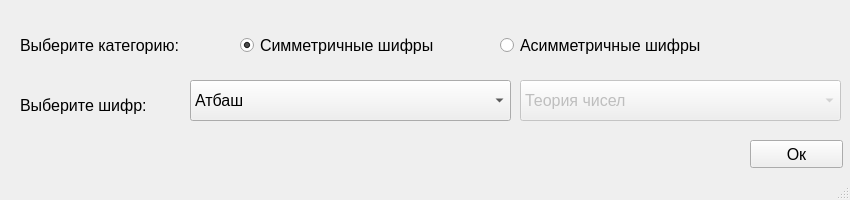
<?xml version="1.0" encoding="UTF-8"?>
<ui version="4.0">
 <class>MainWindow</class>
 <widget class="QMainWindow" name="MainWindow">
  <property name="geometry">
   <rect>
    <x>0</x>
    <y>0</y>
    <width>850</width>
    <height>200</height>
   </rect>
  </property>
  <property name="minimumSize">
   <size>
    <width>850</width>
    <height>200</height>
   </size>
  </property>
  <property name="maximumSize">
   <size>
    <width>850</width>
    <height>200</height>
   </size>
  </property>
  <property name="windowTitle">
   <string>Криптография</string>
  </property>
  <property name="autoFillBackground">
   <bool>true</bool>
  </property>
  <widget class="QWidget" name="centralwidget">
   <widget class="QComboBox" name="simcomboBox">
    <property name="geometry">
     <rect>
      <x>190</x>
      <y>80</y>
      <width>321</width>
      <height>41</height>
     </rect>
    </property>
    <property name="font">
     <font>
      <family>Arial</family>
      <pointsize>12</pointsize>
     </font>
    </property>
    <item>
     <property name="text">
      <string>Атбаш</string>
     </property>
    </item>
    <item>
     <property name="text">
      <string>Сцитала</string>
     </property>
    </item>
    <item>
     <property name="text">
      <string>Квадрат Полибия</string>
     </property>
    </item>
    <item>
     <property name="text">
      <string>Цезарь</string>
     </property>
    </item>
    <item>
     <property name="text">
      <string>Кардано</string>
     </property>
    </item>
    <item>
     <property name="text">
      <string>Ришелье</string>
     </property>
    </item>
    <item>
     <property name="text">
      <string>Диск Альберти</string>
     </property>
    </item>
    <item>
     <property name="text">
      <string>Гронсфельд</string>
     </property>
    </item>
    <item>
     <property name="text">
      <string>Вижинер</string>
     </property>
    </item>
    <item>
     <property name="text">
      <string>Плейфер</string>
     </property>
    </item>
    <item>
     <property name="text">
      <string>Хилл</string>
     </property>
    </item>
    <item>
     <property name="text">
      <string>Вернам</string>
     </property>
    </item>
    <item>
     <property name="text">
      <string>Метод гаммирования</string>
     </property>
    </item>
    <item>
     <property name="text">
      <string>Частотный криптоанализ</string>
     </property>
    </item>
    <item>
     <property name="text">
      <string>Полиалфавитный криптоанализ</string>
     </property>
    </item>
    <item>
     <property name="text">
      <string>DES</string>
     </property>
    </item>
    <item>
     <property name="text">
      <string>ГОСТ 28147-89</string>
     </property>
    </item>
   </widget>
   <widget class="QLabel" name="label">
    <property name="geometry">
     <rect>
      <x>20</x>
      <y>20</y>
      <width>211</width>
      <height>51</height>
     </rect>
    </property>
    <property name="font">
     <font>
      <family>Arial</family>
      <pointsize>12</pointsize>
     </font>
    </property>
    <property name="text">
     <string>Выберите категорию:</string>
    </property>
   </widget>
   <widget class="QPushButton" name="pushButton">
    <property name="geometry">
     <rect>
      <x>750</x>
      <y>140</y>
      <width>93</width>
      <height>28</height>
     </rect>
    </property>
    <property name="font">
     <font>
      <family>Arial</family>
      <pointsize>12</pointsize>
     </font>
    </property>
    <property name="text">
     <string>Ок</string>
    </property>
   </widget>
   <widget class="QLabel" name="label_2">
    <property name="geometry">
     <rect>
      <x>20</x>
      <y>80</y>
      <width>211</width>
      <height>51</height>
     </rect>
    </property>
    <property name="font">
     <font>
      <family>Arial</family>
      <pointsize>12</pointsize>
     </font>
    </property>
    <property name="text">
     <string>Выберите шифр:</string>
    </property>
   </widget>
   <widget class="QRadioButton" name="asimradioButton">
    <property name="geometry">
     <rect>
      <x>500</x>
      <y>30</y>
      <width>251</width>
      <height>31</height>
     </rect>
    </property>
    <property name="font">
     <font>
      <pointsize>12</pointsize>
     </font>
    </property>
    <property name="text">
     <string>Асимметричные шифры</string>
    </property>
   </widget>
   <widget class="QRadioButton" name="simradioButton">
    <property name="geometry">
     <rect>
      <x>240</x>
      <y>30</y>
      <width>241</width>
      <height>31</height>
     </rect>
    </property>
    <property name="font">
     <font>
      <pointsize>12</pointsize>
     </font>
    </property>
    <property name="text">
     <string>Симметричные шифры</string>
    </property>
    <property name="checked">
     <bool>true</bool>
    </property>
   </widget>
   <widget class="QComboBox" name="asimcomboBox">
    <property name="enabled">
     <bool>false</bool>
    </property>
    <property name="geometry">
     <rect>
      <x>520</x>
      <y>80</y>
      <width>321</width>
      <height>41</height>
     </rect>
    </property>
    <property name="font">
     <font>
      <family>Arial</family>
      <pointsize>12</pointsize>
     </font>
    </property>
    <property name="editable">
     <bool>false</bool>
    </property>
    <item>
     <property name="text">
      <string>Теория чисел</string>
     </property>
    </item>
    <item>
     <property name="text">
      <string>RSA</string>
     </property>
    </item>
    <item>
     <property name="text">
      <string>Диффи-Хеллман</string>
     </property>
    </item>
    <item>
     <property name="text">
      <string>Шифр Шамира</string>
     </property>
    </item>
    <item>
     <property name="text">
      <string>Шифр Эль-Гамаля</string>
     </property>
    </item>
   </widget>
  </widget>
  <widget class="QStatusBar" name="statusbar"/>
 </widget>
 <resources/>
 <connections/>
</ui>
